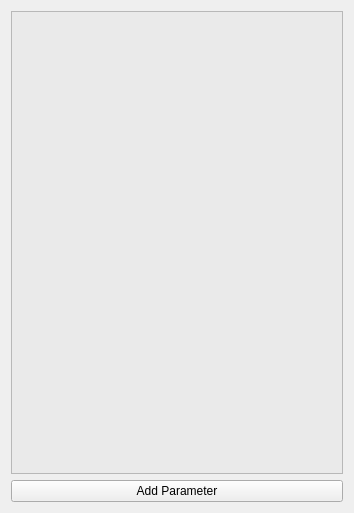
<?xml version="1.0" encoding="UTF-8"?>
<ui version="4.0">
 <class>ParamterViewWidget</class>
 <widget class="QWidget" name="ParamterViewWidget">
  <property name="geometry">
   <rect>
    <x>0</x>
    <y>0</y>
    <width>354</width>
    <height>513</height>
   </rect>
  </property>
  <property name="windowTitle">
   <string>Form</string>
  </property>
  <layout class="QVBoxLayout" name="verticalLayout">
   <item>
    <widget class="QListView" name="view">
     <property name="palette">
      <palette>
       <active>
        <colorrole role="Base">
         <brush brushstyle="SolidPattern">
          <color alpha="255">
           <red>234</red>
           <green>234</green>
           <blue>234</blue>
          </color>
         </brush>
        </colorrole>
       </active>
       <inactive>
        <colorrole role="Base">
         <brush brushstyle="SolidPattern">
          <color alpha="255">
           <red>234</red>
           <green>234</green>
           <blue>234</blue>
          </color>
         </brush>
        </colorrole>
       </inactive>
       <disabled>
        <colorrole role="Base">
         <brush brushstyle="SolidPattern">
          <color alpha="255">
           <red>240</red>
           <green>240</green>
           <blue>240</blue>
          </color>
         </brush>
        </colorrole>
       </disabled>
      </palette>
     </property>
    </widget>
   </item>
   <item>
    <widget class="QPushButton" name="add_btn">
     <property name="text">
      <string>Add Parameter</string>
     </property>
    </widget>
   </item>
  </layout>
 </widget>
 <resources/>
 <connections/>
</ui>
